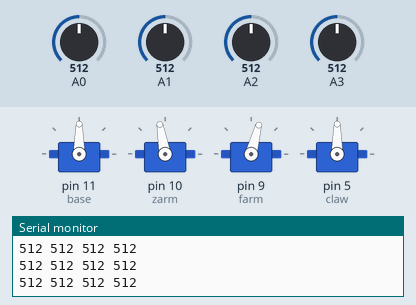
This sketch was run on a simulated Arduino Uno, built with avr-gcc and run on an emulated ATmega328P. Parts: 4 × servo, the last lines printed to the serial monitor. Inputs (shaded band) come from the test bench; at power-on: A0 = 512, A1 = 512, A2 = 512, A3 = 512.

Above: at 1.2 s.
1.3 s: A0 set to 107
At 2.3 s:
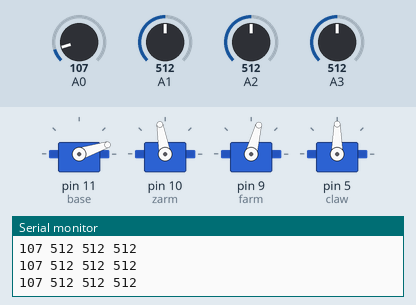
2.8 s: A0 set to 90
At 3.6 s:
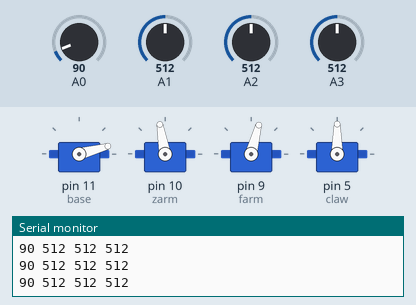
4.3 s: A1 set to 716
At 4.6 s:
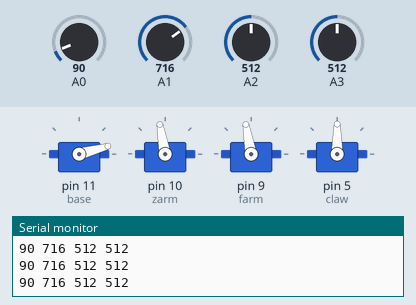
5.8 s: A2 set to 716
At 6.9 s:
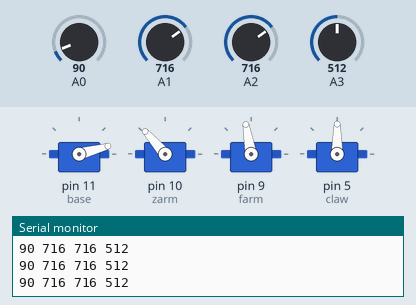
7.3 s: A3 set to 110
At 8.5 s:
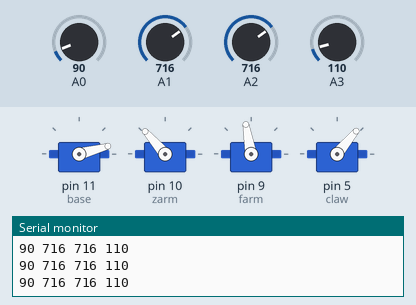
8.8 s: A3 set to 94
At 9.5 s:
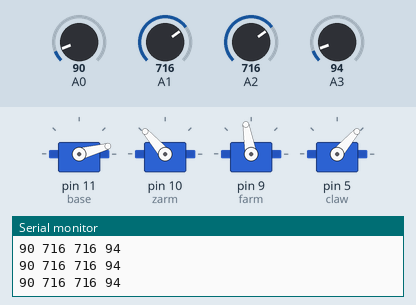
Timing chart, 0 to 11.8 s (numbered marks = the images above; inputs shaded):
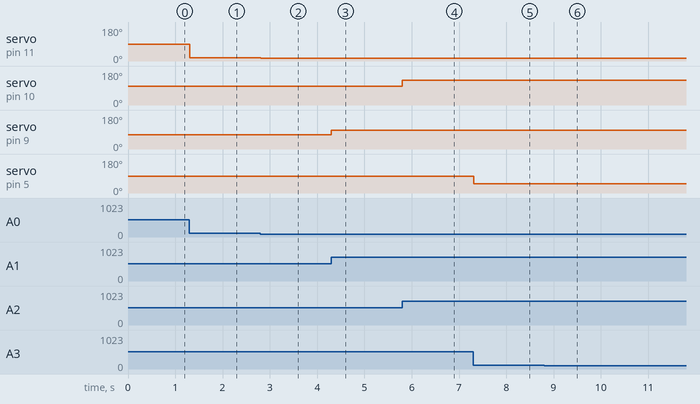

Measured:
- after the input at 1.3 s, servo on pin 11 (base): 90° → 18° at once
- after the input at 2.8 s, servo on pin 11 (base): 18° → 15° at once
- after the input at 4.3 s, servo on pin 9 (farm): 75° → 100° at once
- after the input at 5.8 s, servo on pin 10 (zarm): 100° → 131° at once
- after the input at 7.3 s, servo on pin 5 (claw): 90° → 50° at once
- after the input at 8.8 s, servo on pin 5 (claw): 50° → 49° at once

The sketch:

Servo_test_v1.ino
```cpp
#include <Servo.h>
Servo base,farm,zarm,claw;
int pos=0;


void setup() {
  base.attach(11);
  zarm.attach(10);
  farm.attach(9);
  claw.attach(5);

  base.write(90);
  zarm.write(10);
  farm.write(90);
  claw.write(40);


  Serial.begin(9600);
  Serial.println("Start");


  // put your setup code here, to run once:

}
int a0, a1, a2, a3 = 0;
int base_pos,farm_pos,zarm_pos,claw_pos = 0;
void loop() {
  a0 = analogRead(0);
  a1 = analogRead(1);
  a2 = analogRead(2);
  a3 = analogRead(3);

  base_pos = map(a0, 0, 1023, 0, 180);
  farm_pos = map(a1, 0, 1023, 10, 140);
  zarm_pos = map(a2, 0, 1023, 20, 180);
  claw_pos = map(a3, 0, 1023, 40, 140);

  base.write(base_pos);
  zarm.write(zarm_pos);
  farm.write(farm_pos);
  claw.write(claw_pos);

  Serial.print(a0);
  Serial.print(' ');
  Serial.print(a1);
  Serial.print(' ');
  Serial.print(a2);
  Serial.print(' ');
  Serial.println(a3);


}
```
